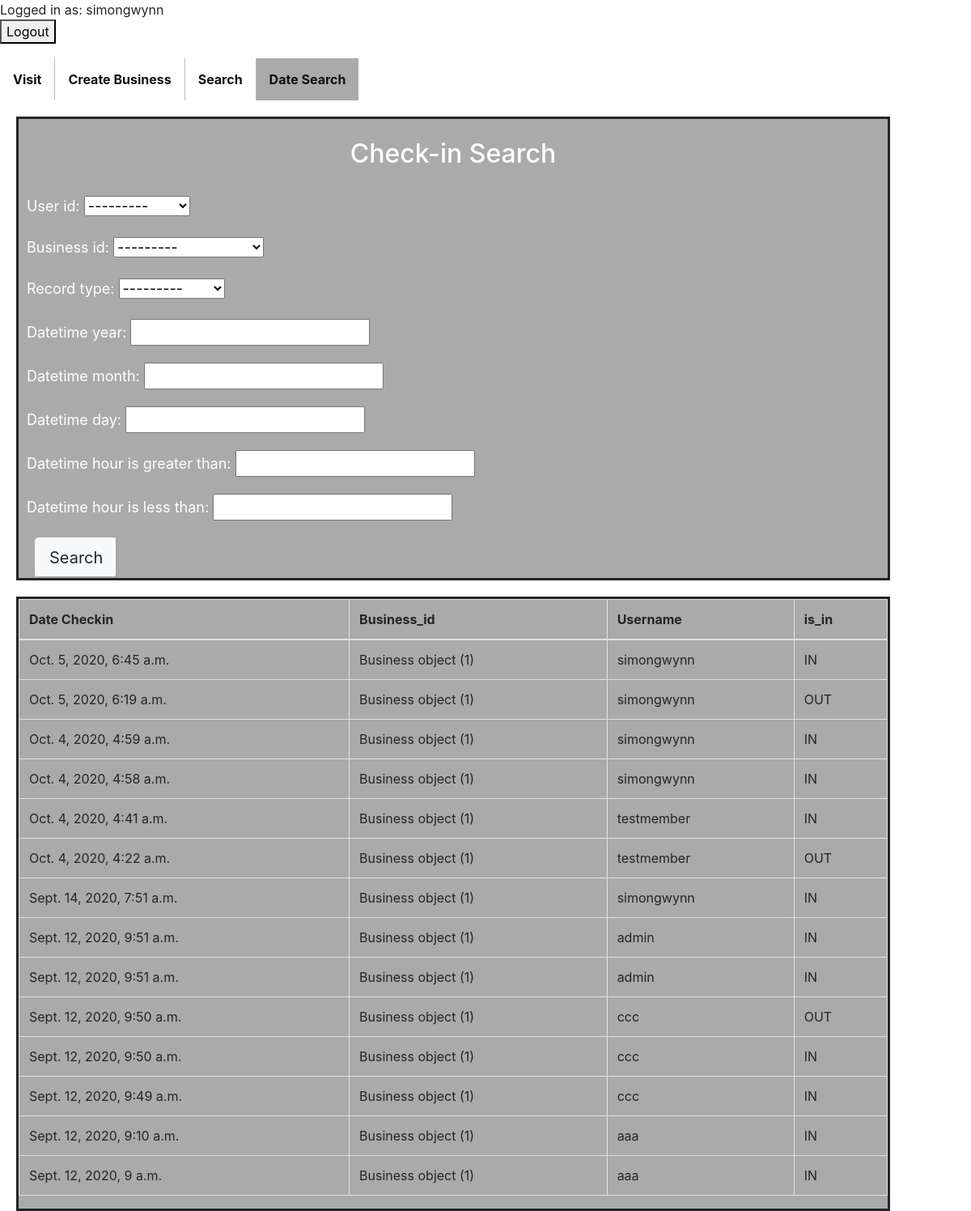
Screenshot of /checkinsearch (signed in) with the database file from the repository.
### tracking/models.py (models this page shows)
class User(AbstractUser):
    is_individual           = models.BooleanField(default=False)
    is_business             = models.BooleanField(default=False)
    phone                   = models.CharField(max_length = 50,blank=True)

class Business(models.Model):
    business_id     = models.AutoField(primary_key=True)
    business_name   = models.CharField(max_length = 200)
    contact_name    = models.CharField(max_length = 200)
    email           = models.EmailField()
    phone           = models.CharField(max_length = 50)

class Visit(models.Model):
    user_id                  = models.ForeignKey(User,on_delete=models.CASCADE)
    business_id         = models.ForeignKey(Business,on_delete=models.CASCADE)
    datetime          = models.DateTimeField(auto_now_add=True)
    IN = 'IN'
    OUT = 'OUT'
    RECORD_TYPES =[(IN,'I am sign in'),(OUT,'I am sign out'),]
    record_type = models.CharField(max_length = 3,choices = RECORD_TYPES, default = IN,)

### tracking/views.py (the view)
# urls.py: url('checkinsearch', views.checkinsearch, name='checkinsearch'),
@user_passes_test(check_admin)
def checkinsearch(request):
    checkin = Visit.objects.order_by('-datetime')
    checkin_filter = CheckFilter(request.GET, queryset=checkin)
    user_list = User.objects.all()
    return render(request, 'tracking/checkin_list.html', {'filter': checkin_filter})

### tracking/views.py (called while the page is built)
def check_admin(user):
   return user.is_staff

### tracking/templates/tracking/checkin_list.html
{% extends "tracking/base.html" %}
{% load widget_tweaks %}
{% block content %}
<br>
<br>
<br>
<ul1>
  <li><a href="{% url 'visit' %}"><b>Visit</b></a></li>
  {% if user.is_staff %}
  <li><a href="{% url 'createbusiness' %}"><b>Create Business</b></a></li>
  <li><a href="{% url 'search' %}"><b>Search</b></a></li>
  <li><a class="active" href="{% url 'checkinsearch' %}"><b>Date Search</b></a></li>
  {% endif %}
</ul1>
  <div class="column1" style="background-color:#aaa; margin-top:20px">
    <br>
    <h2 style="text-align: center; color:white;">Check-in Search</h2>
    <br>
  <form method="get">
    {{ filter.form.as_p }}
    <button type="submit" class="tn btn-light btn-lg" style="margin-left: 20px;">Search</button>
  </form>
    </div>
<div class="column1" style="background-color:#aaa;margin-top:20px">
  <table class="table table-bordered" >
    <thead>
      <tr>
        <th>Date Checkin</th>
        <th>Business_id</th>
        <th>Username</th>
        <th>is_in</th>
      </tr>
    </thead>
    <tbody>
      {% for item in filter.qs %}
        <tr>
          <td>{{ item.datetime }}</td>
          <td>{{ item.business_id }}</td>
          <td>{{ item.user_id }}</td>
          <td>{{ item.record_type }}</td>
        </tr>
      {% empty %}
        <tr>
          <td colspan="5">No data</td>
        </tr>
      {% endfor %}
    </tbody>
  </table>
  </div>
{% endblock %}

### tracking/templates/tracking/base.html (shortened to what this page needs)
{% load static %}
<!doctype html>
<html lang="en">
<head>
<link rel="stylesheet" href="https://stackpath.bootstrapcdn.com/bootstrap/4.4.1/css/bootstrap.min.css">
    </head>
<body>
<ul class="navbar-nav ml-auto" style="float:left">
{% if user.is_authenticated %}
Logged in as: {{ user.username }}
                    <form method="POST" action="{% url 'logoutuser' %}">
                        <button id="signOutBtn" type="submit">Logout</button>
                    </form>
            {% endif %}
    </ul>
{% block content %}{% endblock %}
</body>

### tracking/templates/tracking/base.html (style rules this page uses)
body { background-image: url(https://i.ibb.co/rm70XDm/background2.jpg); background-repeat: no-repeat; background-attachment: fixed; background-size: cover; }
.column1 { float: left; width: 90%; margin-left: 20px; border-style: solid; }
p { color: white; font-size: 18px; margin-left: 10px; }
ul1 { list-style-type: none; margin: 0; padding: 0; overflow: hidden; background-color: #333; }
li { float: left; border-right:1px solid #bbb; }
li:last-child { border-right: none; }
li a { display: block; color: #111; text-align: center; padding: 14px 16px; text-decoration: none; }
.active { background-color: #aaa; }

### rows the page displays
User: username "simongwynn"
Business: business_id "---------"
Visit: datetime "Oct. 5, 2020, 6:45 a.m.", business_id "Business object (1)", user_id "simongwynn", record_type "IN"
Visit: datetime "Oct. 5, 2020, 6:19 a.m.", business_id "Business object (1)", user_id "simongwynn", record_type "OUT"
Visit: datetime "Oct. 4, 2020, 4:59 a.m.", business_id "Business object (1)", user_id "simongwynn", record_type "IN"
Visit: datetime "Oct. 4, 2020, 4:58 a.m.", business_id "Business object (1)", user_id "simongwynn", record_type "IN"
Visit: datetime "Oct. 4, 2020, 4:41 a.m.", business_id "Business object (1)", user_id "testmember", record_type "IN"
Visit: datetime "Oct. 4, 2020, 4:22 a.m.", business_id "Business object (1)", user_id "testmember", record_type "OUT"
Visit: datetime "Sept. 14, 2020, 7:51 a.m.", business_id "Business object (1)", user_id "simongwynn", record_type "IN"
Visit: datetime "Sept. 12, 2020, 9:51 a.m.", business_id "Business object (1)", user_id "admin", record_type "IN"
Visit: datetime "Sept. 12, 2020, 9:51 a.m.", business_id "Business object (1)", user_id "admin", record_type "IN"
Visit: datetime "Sept. 12, 2020, 9:50 a.m.", business_id "Business object (1)", user_id "ccc", record_type "OUT"
Visit: datetime "Sept. 12, 2020, 9:50 a.m.", business_id "Business object (1)", user_id "ccc", record_type "IN"
Visit: datetime "Sept. 12, 2020, 9:49 a.m.", business_id "Business object (1)", user_id "ccc", record_type "IN"
Visit: datetime "Sept. 12, 2020, 9:10 a.m.", business_id "Business object (1)", user_id "aaa", record_type "IN"
Visit: datetime "Sept. 12, 2020, 9 a.m.", business_id "Business object (1)", user_id "aaa", record_type "IN"
